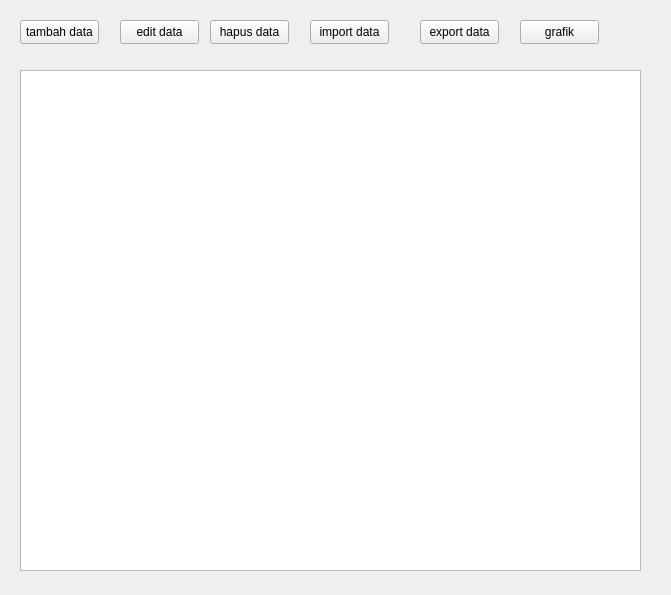
<?xml version="1.0" encoding="UTF-8"?>
<ui version="4.0">
 <class>Form</class>
 <widget class="QWidget" name="Form">
  <property name="geometry">
   <rect>
    <x>0</x>
    <y>0</y>
    <width>671</width>
    <height>595</height>
   </rect>
  </property>
  <property name="windowTitle">
   <string>Form</string>
  </property>
  <widget class="QTableWidget" name="eggwidget">
   <property name="geometry">
    <rect>
     <x>20</x>
     <y>70</y>
     <width>621</width>
     <height>501</height>
    </rect>
   </property>
  </widget>
  <widget class="QPushButton" name="tambah_data_button">
   <property name="geometry">
    <rect>
     <x>20</x>
     <y>20</y>
     <width>79</width>
     <height>24</height>
    </rect>
   </property>
   <property name="text">
    <string>tambah data</string>
   </property>
  </widget>
  <widget class="QPushButton" name="edit_data_button">
   <property name="geometry">
    <rect>
     <x>120</x>
     <y>20</y>
     <width>79</width>
     <height>24</height>
    </rect>
   </property>
   <property name="text">
    <string>edit data</string>
   </property>
  </widget>
  <widget class="QPushButton" name="hapus_data_button">
   <property name="geometry">
    <rect>
     <x>210</x>
     <y>20</y>
     <width>79</width>
     <height>24</height>
    </rect>
   </property>
   <property name="text">
    <string>hapus data</string>
   </property>
  </widget>
  <widget class="QPushButton" name="import_data_button">
   <property name="geometry">
    <rect>
     <x>310</x>
     <y>20</y>
     <width>79</width>
     <height>24</height>
    </rect>
   </property>
   <property name="text">
    <string>import data</string>
   </property>
  </widget>
  <widget class="QPushButton" name="export_data_button">
   <property name="geometry">
    <rect>
     <x>420</x>
     <y>20</y>
     <width>79</width>
     <height>24</height>
    </rect>
   </property>
   <property name="text">
    <string>export data</string>
   </property>
  </widget>
  <widget class="QPushButton" name="grafik_button">
   <property name="geometry">
    <rect>
     <x>520</x>
     <y>20</y>
     <width>79</width>
     <height>24</height>
    </rect>
   </property>
   <property name="text">
    <string>grafik</string>
   </property>
  </widget>
 </widget>
 <resources/>
 <connections/>
</ui>
